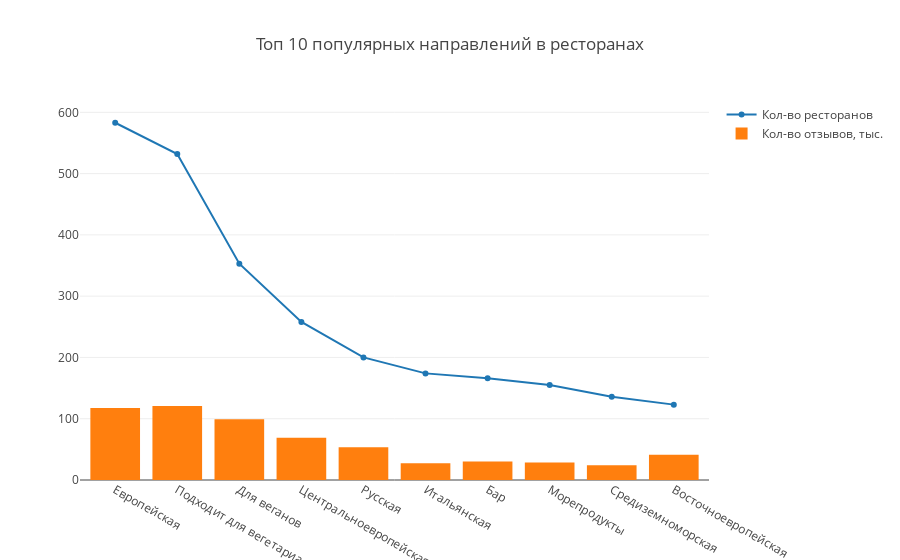

Write notebook code for a chart like this one.
### Markdown cell above
# 2. Какие кухни наиболее популярны в Москве?
## Нужно помнить, что каждый ресторан может принадлежать к нескольким кухням

### Code cell
# str to list
if type(df['cuisines'][0]) is not list :
    df['cuisines'] = df['cuisines'].apply(lambda x: x.split(','))

df_as_list = df.to_dict(orient='records')

cuisines_data = []

'''
Распарсим столбец cuisines. 
Например: Чайхона №1 [Узбекская, Кавказская] => Чайхона №1 Узбекская
                                             => Чайхона №1 Кавказская
'''
for record in df_as_list:
    for cuisine in record['cuisines']:
        copy = record.copy()
        copy['cuisine'] = cuisine
        cuisines_data.append(copy)
        
cuisines_df = pd.DataFrame.from_dict(cuisines_data)

# Подсчитаем кол-во ресторанов и суммарное кол-во отзывов на каждом направлении кухни.
top10 = cuisines_df.groupby('cuisine')[['restaurant']].count().join(
    cuisines_df.groupby('cuisine')[['number of reviews']].sum())

top10 = top10.sort_values('restaurant', ascending = False).head(10)

# Создадим линии для визуализации.
trace1 = go.Scatter(x = top10.index, y = top10.restaurant, name = 'Кол-во ресторанов')

trace2 = go.Bar(x = top10.index, y = top10['number of reviews']/1000, name = 'Кол-во отзывов, тыс.')

data = [trace1, trace2]

layout = go.Layout(title = 'Топ 10 популярных направлений в ресторанах')

fig = go.Figure(data = data, layout = layout)

iplot (fig)

### Figure 1 — Plotly figure (JSON) as saved in the notebook; plotly's stock layout.template omitted (floating-point values rounded to 4 significant figures)
{"data": [{"name": "Кол-во ресторанов", "type": "scatter", "uid": "fccd97f4-9dad-11e8-abda-4c72b9aae466", "x": ["Европейская", "Подходит для вегетарианцев", "Для веганов", "Центральноевропейская", "Русская", "Итальянская", "Бар", "Морепродукты", "Средиземноморская", "Восточноевропейская"], "y": [583, 532, 353, 258, 200, 174, 166, 155, 136, 123]}, {"name": "Кол-во отзывов, тыс.", "type": "bar", "uid": "fccd97f5-9dad-11e8-b56c-4c72b9aae466", "x": ["Европейская", "Подходит для вегетарианцев", "Для веганов", "Центральноевропейская", "Русская", "Итальянская", "Бар", "Морепродукты", "Средиземноморская", "Восточноевропейская"], "y": [117.6, 120.9, 99.06, 68.75, 53.36, 27.16, 30.25, 28.57, 24.13, 41.22]}], "layout": {"title": "Топ 10 популярных направлений в ресторанах"}}
